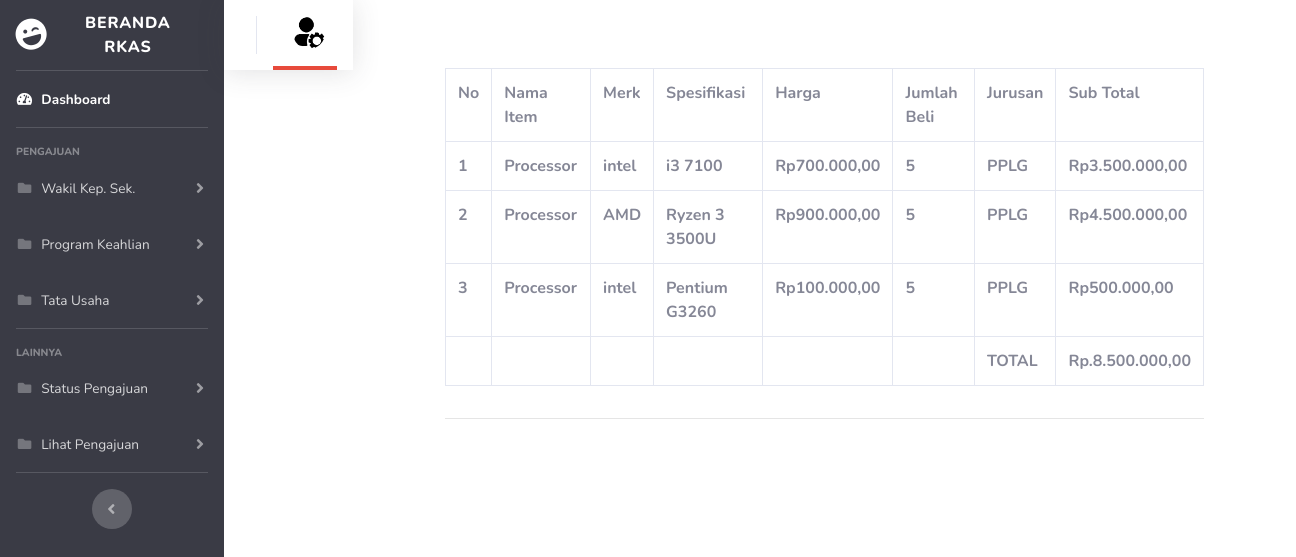
Before: /rkas/alat_bahan.php with the older database file.
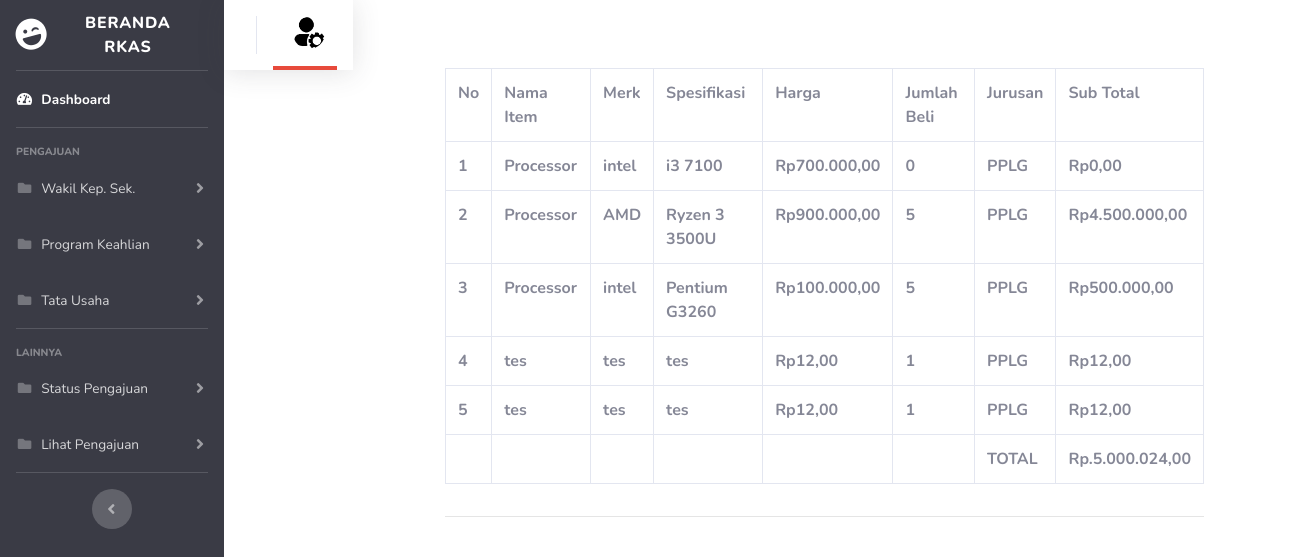
After: the same page with the newer database file.
### tables this page shows
CREATE TABLE `tb_bahan` (
  `id_bahan` int(11) NOT NULL,
  `sumber_dana` varchar(10) NOT NULL,
  `tahun_ajuan` int(4) NOT NULL,
  `item` varchar(50) NOT NULL,
  `merk` varchar(50) NOT NULL,
  `spesifikasi` varchar(50) NOT NULL,
  `harga` int(10) NOT NULL,
  `qty` int(20) NOT NULL,
  `subtotal` int(50) NOT NULL,
  `contoh_gambar` varchar(50) NOT NULL,
  `bukti` varchar(50) NOT NULL,
  `kebutuhan_untuk` text NOT NULL,
  `jurusan` char(50) NOT NULL,
  `status` varchar(50) NOT NULL
);

### rkas/alat_bahan.php (the view, shortened to what this page needs)
<?php
include "koneksi.php";
$sql = mysqli_query($conn, "SELECT * FROM tb_bahan");
$id = $_GET['id'];
?>
<!DOCTYPE html>
<html lang="en">
<head>
    <link href="vendor/fontawesome-free/css/all.min.css" rel="stylesheet" type="text/css">
    <link href="css/sb-admin-2.css" rel="stylesheet">
</head>
<body id="page-top">
        <div id="wrapper">
<ul class="navbar-nav bg-gray-900 sidebar sidebar-dark accordion" id="accordionSidebar">
    <a class="sidebar-brand d-flex align-items-center justify-content-center" href="admin.php?id=<?= $id ?>">
        <div class="sidebar-brand-icon rotate-n-15">
            <i class="fas fa-laugh-wink"></i>
        </div>
        <div class="sidebar-brand-text mx-3">Beranda RKAS </div>
    </a>
    <hr class="sidebar-divider my-0">
    <li class="nav-item active">
        <a class="nav-link" href="admin.php?id=<?= $id ?>">
            <i class="fas fa-fw fa-tachometer-alt"></i>
            <span>Dashboard</span></a>
    </li>
    <hr class="sidebar-divider">
    <div class="sidebar-heading">
        PENGAJUAN
    </div>
    <li class="nav-item">
        <a class="nav-link collapsed" href="#" data-toggle="collapse" data-target="#collapseTwo"
            aria-expanded="true" aria-controls="collapseTwo">
            <i class="fas fa-fw fa-folder"></i>
            <span>Wakil Kep. Sek.</span>
        </a>
    </li>
    <li class="nav-item">
        <a class="nav-link collapsed" href="#" data-toggle="collapse" data-target="#collapseUtilities"
            aria-expanded="true" aria-controls="collapseUtilities">
            <i class="fas fa-fw fa-folder"></i>
            <span>Program Keahlian</span>
        </a>
    </li>
    <li class="nav-item">
        <a class="nav-link collapsed" href="#" data-toggle="collapse" data-target="#TU"
            aria-expanded="true" aria-controls="collapseUtilities">
            <i class="fas fa-fw fa-folder"></i>
            <span>Tata Usaha</span>
        </a>
    </li>
    <hr class="sidebar-divider">
    <div class="sidebar-heading">
        Lainnya
    </div>
    <li class="nav-item">
        <a class="nav-link collapsed" href="#" data-toggle="collapse" data-target="#status"
            aria-expanded="true" aria-controls="collapsePages">
            <i class="fas fa-fw fa-folder"></i>
            <span>Status Pengajuan</span>
        </a>
    </li>
    <li class="nav-item">
        <a class="nav-link collapsed" href="#" data-toggle="collapse" data-target="#lihat"
            aria-expanded="true" aria-controls="collapsePages">
            <i class="fas fa-fw fa-folder"></i>
            <span>Lihat Pengajuan</span>
        </a>
    </li>
    <hr class="sidebar-divider d-none d-md-block">
    <div class="text-center d-none d-md-inline">
        <button class="rounded-circle border-0" id="sidebarToggle"></button>
    </div>
</ul>
<nav class="navbar navbar-expand navbar-light bg-white topbar mb-4 static-top shadow">
            <ul class="navbar-nav ml-auto">
                <li class="nav-item dropdown no-arrow">
                    <a class="nav-link dropdown-toggle border-bottom-danger" href="#" id="userDropdown" role="button"
                        data-toggle="dropdown" aria-haspopup="true" aria-expanded="false">
                        <img class="img-profile rounded-circle "
                            src="img/opprofil.png">
                    </a>
                </li>
            </ul>
        </nav>
        <div class="container">
        <div class="p-5">
        <div class="card-body">
                        <div class="table-responsive">
                                <table class="table table-bordered" id="dataTable" width="100%" cellspacing="0">
                                <tr>
                                            <th>No</th>
                                            <th>Nama Item</th>
                                            <th>Merk</th>
                                            <th>Spesifikasi</th>
                                            <th>Harga</th>
                                            <th>Jumlah Beli</th>
                                            <th>Jurusan</th>
                                            <th>Sub Total</th>
                                    </tr>
                                    <?php $no = 0;?>
                                    <?php foreach ($sql as $row) : ?>
                                    <tr>
                                    <th><?php $no += 1; echo $no;?></th>
                                    <th><?= $row["item"];?></th>
                                    <th><?= $row["merk"];?></th>
                                    <th><?= $row["spesifikasi"];?></th>
                                    <th>Rp<?= number_format($row["harga"], 2, ',', '.'); ?></th>
                                    <th><?= $row["qty"];?></th>
                                    <th><?= $row["jurusan"];?></th>
                                    <th>Rp<?= number_format($row["subtotal"], 2, ',', '.'); ?></th>
                                    <?php endforeach;
                                $total_query = mysqli_query($conn, "SELECT SUM(subtotal) FROM tb_bahan");
                                $total_result = $total_query->fetch_array(MYSQLI_NUM);
                                $total = $total_result[0];
                                $formatted_total = number_format($total, 2, ',', '.');
                                    ?>
                                    </tr>
                                    <tr>
                                    <th></th>
                                    <th></th>
                                    <th></th>
                                    <th></th>
                                    <th></th>
                                    <th></th>
                                    <th>TOTAL</th>
                                    <th>Rp.<?= $formatted_total ?></th>
                                    </tr>
                                </table>
                        </div>
                                <hr>
                        </div>
</body>
</html>

Changed rows visible on the page:
changed tb_bahan (number 1 of 5 on the later page): qty "5" → "0"; subtotal "3.500.000,00" → "0,00"
added tb_bahan: item "tes", merk "tes", spesifikasi "tes", harga "12,00", qty "1", jurusan "PPLG", subtotal "12,00"
added tb_bahan: item "tes", merk "tes", spesifikasi "tes", harga "12,00", qty "1", jurusan "PPLG", subtotal "12,00"
Other visible differences:
$formatted_total: "8.500.000,00" → "5.000.024,00"
